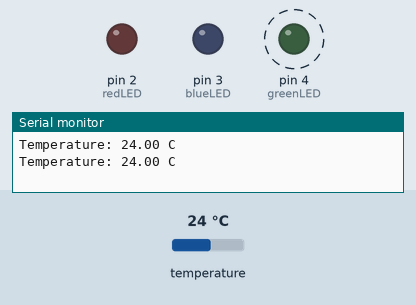
Recording of a sketch running on a simulated Arduino Uno, built with avr-gcc and run on an emulated ATmega328P. On the bench: output pins drawn as LEDs (lit = HIGH), the last lines printed to the serial monitor. Dashed ring = blinking. The inputs (shaded band) are chosen by the test bench; at power-on: temperature 24 °C.

Above: at 3.3 s.
3.4 s: temperature set to 15.7 °C
6.9 s: temperature set to 14.4 °C
At 7.89 s:
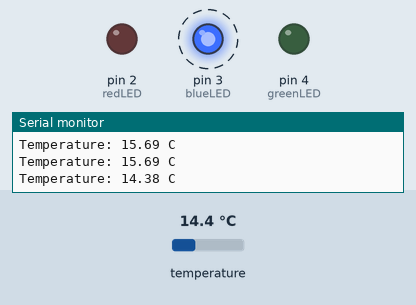
12.3 s: temperature set to 41 °C
At 12.89 s:
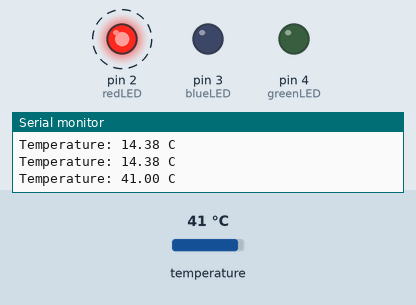
17.3 s: temperature set to 40.4 °C
20.8 s: temperature set to 39.5 °C
At 21.2 s:
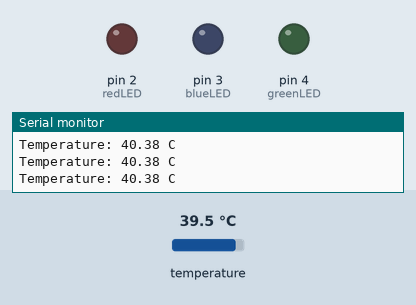
26.5 s: temperature set to 12 °C
At 27.6 s:
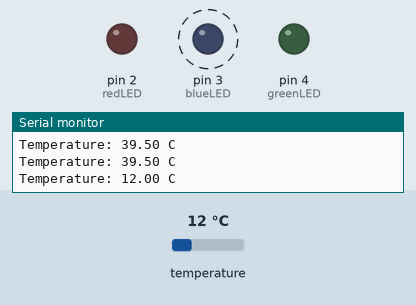
Timing chart, 0 to 31.5 s (numbered marks = the images above; inputs shaded):
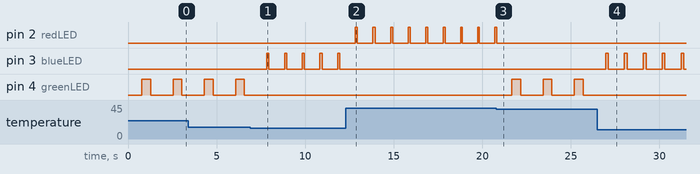

Measured:
- the behaviour switches between 15 and 14.9 °C on temperature (found by bisection; images 0 and 1)
- the behaviour switches between 40 and 39.9 °C on temperature (found by bisection; images 2 and 3)
- after the input at 6.9 s, pin 3 (blueLED): alternates HIGH for 0.12 s and LOW for 0.88 s, starting after 0.94 s; pin 4 (greenLED): stops changing and stays LOW
- after the input at 12.3 s, pin 2 (redLED): alternates HIGH for 0.12 s and LOW for 0.88 s, starting after 0.53 s; pin 3 (blueLED): stops changing and stays LOW
- after the input at 20.8 s, pin 2 (redLED): goes on until 20.8 s, then stays LOW; pin 4 (greenLED): alternates HIGH for 0.50 s and LOW for 1.3 s, starting after 0.87 s
- after the input at 26.5 s, pin 3 (blueLED): alternates HIGH for 0.15 s and LOW for 0.91 s, starting after 0.46 s; pin 4 (greenLED): stops changing and stays LOW
- by itself, pin 4 (greenLED): alternates HIGH for 0.50 s and LOW for 1.3 s

The sketch:

arduino_code.ino
```cpp
#include <OneWire.h>
#include <DallasTemperature.h>

// Define pin connections
const int greenLED = 4; // Green LED connected to digital pin 4
const int blueLED = 3; // Blue LED connected to digital pin 3
const int redLED = 2; // Red LED connected to digital pin 2

// Data wire for DS18B20 is plugged into pin 2 on the Arduino
#define ONE_WIRE_BUS 5

// Setup a oneWire instance to communicate with any OneWire devices
OneWire oneWire(ONE_WIRE_BUS);

// Pass our oneWire reference to Dallas Temperature
DallasTemperature sensors(&oneWire);

// Function prototypes
void blinkLED(int ledPin, int blinkRate);
float readTemperatureDS18B20();

void setup() {
  pinMode(greenLED, OUTPUT);
  pinMode(blueLED, OUTPUT);
  pinMode(redLED, OUTPUT);
  Serial.begin(9600); // Initialize serial communication at 9600 baud rate

  sensors.begin(); // Start up the DallasTemperature library
}

void loop() {
  float temperatureC = readTemperatureDS18B20(); // Read temperature from DS18B20

  // Print the temperature to the Serial Monitor
  Serial.print("Temperature: ");
  Serial.print(temperatureC);
  Serial.println(" C");

  // Turn off all LEDs to start
  digitalWrite(greenLED, LOW);
  digitalWrite(blueLED, LOW);
  digitalWrite(redLED, LOW);

  // Define blink rates based on temperature
  int blueBlinkRate = map(constrain(temperatureC, -40, 15), -40, 15, 1000, 100); // Colder = faster blink
  int redBlinkRate = map(constrain(temperatureC, 40, 100), 40, 100, 100, 1000); // Hotter = faster blink

  // Check the temperature ranges and adjust the blink rate of the corresponding LED
  if (temperatureC >= 15 && temperatureC < 40) {
    blinkLED(greenLED, 500); // Blink green LED for moderate temperatures
  } else if (temperatureC < 15) {
    blinkLED(blueLED, blueBlinkRate); // Blink blue LED for colder temperatures
  } else if (temperatureC >= 40) {
    blinkLED(redLED, redBlinkRate); // Blink red LED for warmer temperatures
  }
}

// Function to blink an LED with a variable rate
void blinkLED(int ledPin, int blinkRate) {
  digitalWrite(ledPin, HIGH);
  delay(blinkRate);
  digitalWrite(ledPin, LOW);
  delay(blinkRate);
}

// Function to read temperature from DS18B20 sensor
float readTemperatureDS18B20() {
  sensors.requestTemperatures(); // Send the command to get temperatures
  return sensors.getTempCByIndex(0); // Returns the temperature in Celsius
}
```
